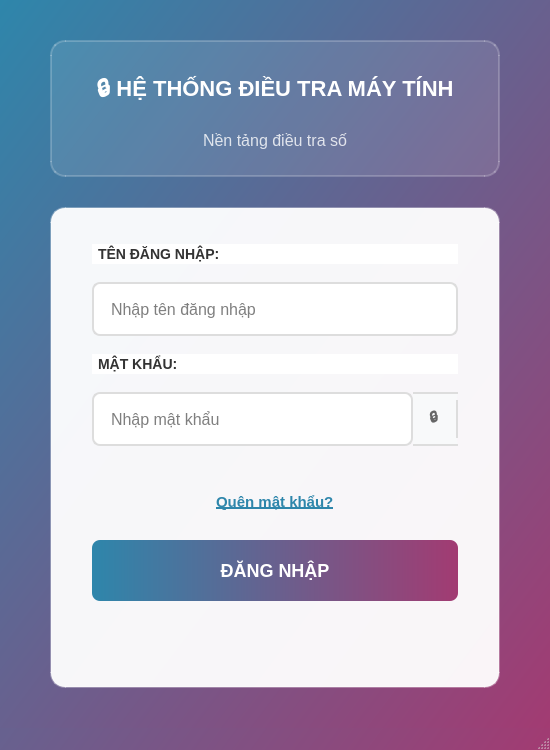
<?xml version="1.0" encoding="UTF-8"?>
<ui version="4.0">
 <class>LoginWindow</class>
 <widget class="QMainWindow" name="LoginWindow">
  <property name="geometry">
   <rect>
    <x>0</x>
    <y>0</y>
    <width>550</width>
    <height>750</height>
   </rect>
  </property>
  <property name="minimumSize">
   <size>
    <width>550</width>
    <height>750</height>
   </size>
  </property>
  <property name="maximumSize">
   <size>
    <width>550</width>
    <height>750</height>
   </size>
  </property>
  <property name="windowTitle">
   <string>Hệ thống điều tra Windows - Đăng nhập</string>
  </property>
  <property name="styleSheet">
   <string notr="true">QMainWindow {
    background: qlineargradient(x1:0, y1:0, x2:1, y2:1, stop:0 #2E86AB, stop:1 #A23B72);
}
QWidget#centralwidget {
    background: qlineargradient(x1:0, y1:0, x2:1, y2:1, stop:0 #2E86AB, stop:1 #A23B72);
}</string>
  </property>
  <widget class="QWidget" name="centralwidget">
   <layout class="QVBoxLayout" name="verticalLayout">
    <property name="leftMargin">
     <number>50</number>
    </property>
    <property name="topMargin">
     <number>40</number>
    </property>
    <property name="rightMargin">
     <number>50</number>
    </property>
    <property name="bottomMargin">
     <number>40</number>
    </property>
    <property name="spacing">
     <number>30</number>
    </property>
    <item>
     <widget class="QFrame" name="logo_frame">
      <property name="styleSheet">
       <string notr="true">QFrame {
    background-color: rgba(255, 255, 255, 0.1);
    border-radius: 15px;
    border: 2px solid rgba(255, 255, 255, 0.2);
}</string>
      </property>
      <property name="frameShape">
       <enum>QFrame::StyledPanel</enum>
      </property>
      <layout class="QVBoxLayout" name="logo_layout">
       <property name="leftMargin">
        <number>20</number>
       </property>
       <property name="topMargin">
        <number>20</number>
       </property>
       <property name="rightMargin">
        <number>20</number>
       </property>
       <property name="bottomMargin">
        <number>20</number>
       </property>
       <item>
        <widget class="QLabel" name="title_label">
         <property name="styleSheet">
          <string notr="true">QLabel {
    color: white;
    font-size: 22px;
    font-weight: bold;
    background: transparent;
    border: none;
    padding: 10px;
}</string>
         </property>
         <property name="text">
          <string>🔒 HỆ THỐNG ĐIỀU TRA MÁY TÍNH</string>
         </property>
         <property name="alignment">
          <set>Qt::AlignCenter</set>
         </property>
        </widget>
       </item>
       <item>
        <widget class="QLabel" name="subtitle_label">
         <property name="styleSheet">
          <string notr="true">QLabel {
    color: rgba(255, 255, 255, 0.8);
    font-size: 16px;
    background: transparent;
    border: none;
    padding: 5px;
}</string>
         </property>
         <property name="text">
          <string>Nền tảng điều tra số</string>
         </property>
         <property name="alignment">
          <set>Qt::AlignCenter</set>
         </property>
        </widget>
       </item>
      </layout>
     </widget>
    </item>
    <item>
     <widget class="QFrame" name="login_frame">
      <property name="styleSheet">
       <string notr="true">QFrame {
    background-color: rgba(255, 255, 255, 0.95);
    border-radius: 15px;
    border: 2px solid rgba(255, 255, 255, 0.3);
}</string>
      </property>
      <property name="frameShape">
       <enum>QFrame::StyledPanel</enum>
      </property>
      <layout class="QVBoxLayout" name="form_layout">
       <property name="leftMargin">
        <number>40</number>
       </property>
       <property name="topMargin">
        <number>35</number>
       </property>
       <property name="rightMargin">
        <number>40</number>
       </property>
       <property name="bottomMargin">
        <number>35</number>
       </property>
       <property name="spacing">
        <number>18</number>
       </property>
       <item>
        <widget class="QLabel" name="username_label">
         <property name="styleSheet">
          <string notr="true">QLabel {
    color: #333;
    font-size: 14px;
    font-weight: bold;
}</string>
         </property>
         <property name="text">
          <string>TÊN ĐĂNG NHẬP:</string>
         </property>
        </widget>
       </item>
       <item>
        <widget class="QLineEdit" name="username_input">
         <property name="placeholderText">
          <string>Nhập tên đăng nhập</string>
         </property>
         <property name="styleSheet">
          <string notr="true">QLineEdit {
    padding: 15px;
    border: 2px solid #ddd;
    border-radius: 8px;
    font-size: 16px;
    background-color: white;
    min-height: 20px;
}
QLineEdit:focus {
    border-color: #2E86AB;
}
QLineEdit::placeholder {
    color: #999;
    font-style: italic;
}</string>
         </property>
        </widget>
       </item>
       <item>
        <widget class="QLabel" name="password_label">
         <property name="styleSheet">
          <string notr="true">QLabel {
    color: #333;
    font-size: 14px;
    font-weight: bold;
}</string>
         </property>
         <property name="text">
          <string>MẬT KHẨU:</string>
         </property>
        </widget>
       </item>
       <item>
        <widget class="QFrame" name="password_container">
         <property name="styleSheet">
          <string notr="true">QFrame { border: none; background: transparent; }</string>
         </property>
         <layout class="QHBoxLayout" name="password_layout">
          <property name="leftMargin">
           <number>0</number>
          </property>
          <property name="topMargin">
           <number>0</number>
          </property>
          <property name="rightMargin">
           <number>0</number>
          </property>
          <property name="bottomMargin">
           <number>0</number>
          </property>
          <property name="spacing">
           <number>0</number>
          </property>
          <item>
           <widget class="QLineEdit" name="password_input">
            <property name="placeholderText">
             <string>Nhập mật khẩu</string>
            </property>
            <property name="echoMode">
             <enum>QLineEdit::Password</enum>
            </property>
            <property name="styleSheet">
             <string notr="true">QLineEdit {
    padding: 15px;
    border: 2px solid #ddd;
    border-radius: 8px;
    font-size: 16px;
    background-color: white;
    min-height: 20px;
}
QLineEdit:focus {
    border-color: #2E86AB;
}
QLineEdit::placeholder {
    color: #999;
    font-style: italic;
}</string>
            </property>
           </widget>
          </item>
          <item>
           <widget class="QPushButton" name="show_password_btn">
            <property name="minimumSize">
             <size>
              <width>45</width>
              <height>54</height>
             </size>
            </property>
            <property name="maximumSize">
             <size>
              <width>45</width>
              <height>54</height>
             </size>
            </property>
            <property name="text">
             <string>🔒</string>
            </property>
            <property name="styleSheet">
             <string notr="true">QPushButton {
    border: 2px solid #ddd;
    border-left: none;
    border-radius: 0px 8px 8px 0px;
    background-color: #f8f9fa;
    font-size: 14px;
    color: #666;
    margin-left: -2px;
    font-weight: bold;
}
QPushButton:hover {
    background-color: #e9ecef;
    color: #2E86AB;
}
QPushButton:pressed {
    background-color: #dee2e6;
}</string>
            </property>
           </widget>
          </item>
         </layout>
        </widget>
       </item>
       <item>
        <widget class="QFrame" name="forgot_password_container">
         <property name="styleSheet">
          <string notr="true">QFrame { background: transparent; border: none; }</string>
         </property>
         <layout class="QHBoxLayout" name="forgot_layout">
          <property name="leftMargin">
           <number>0</number>
          </property>
          <property name="topMargin">
           <number>15</number>
          </property>
          <property name="rightMargin">
           <number>0</number>
          </property>
          <property name="bottomMargin">
           <number>15</number>
          </property>
          <item>
           <spacer name="left_spacer">
            <property name="orientation">
             <enum>Qt::Horizontal</enum>
            </property>
            <property name="sizeHint" stdset="0">
             <size>
              <width>40</width>
              <height>20</height>
             </size>
            </property>
           </spacer>
          </item>
          <item>
           <widget class="QLabel" name="forgot_password_label">
            <property name="styleSheet">
             <string notr="true">QLabel {
    color: #2E86AB;
    font-size: 15px;
    font-weight: 600;
    text-decoration: underline;
    background: transparent;
    border: none;
    padding: 10px;
    min-height: 25px;
}
QLabel:hover {
    color: #1E5F7A;
    font-weight: bold;
}</string>
            </property>
            <property name="text">
             <string>Quên mật khẩu?</string>
            </property>
           </widget>
          </item>
          <item>
           <spacer name="right_spacer">
            <property name="orientation">
             <enum>Qt::Horizontal</enum>
            </property>
            <property name="sizeHint" stdset="0">
             <size>
              <width>40</width>
              <height>20</height>
             </size>
            </property>
           </spacer>
          </item>
         </layout>
        </widget>
       </item>
       <item>
        <widget class="QPushButton" name="login_button">
         <property name="styleSheet">
          <string notr="true">QPushButton {
    padding: 18px;
    background: qlineargradient(x1:0, y1:0, x2:1, y2:0, stop:0 #2E86AB, stop:1 #A23B72);
    color: white;
    border: none;
    border-radius: 8px;
    font-size: 18px;
    font-weight: bold;
    min-height: 25px;
}
QPushButton:hover {
    background: qlineargradient(x1:0, y1:0, x2:1, y2:0, stop:0 #1E5F7A, stop:1 #7A2B52);
}
QPushButton:pressed {
    background: qlineargradient(x1:0, y1:0, x2:1, y2:0, stop:0 #1A4D63, stop:1 #5A1E3A);
}</string>
         </property>
         <property name="text">
          <string>ĐĂNG NHẬP</string>
         </property>
        </widget>
       </item>
       <item>
        <widget class="QLabel" name="error_label">
         <property name="styleSheet">
          <string notr="true">QLabel {
    color: #e74c3c;
    font-size: 14px;
    background: transparent;
    border: none;
    padding: 10px;
    font-weight: bold;
}</string>
         </property>
         <property name="text">
          <string/>
         </property>
         <property name="alignment">
          <set>Qt::AlignCenter</set>
         </property>
         <property name="wordWrap">
          <bool>true</bool>
         </property>
         <property name="visible">
          <bool>false</bool>
         </property>
        </widget>
       </item>
      </layout>
     </widget>
    </item>
    <item>
     <spacer name="verticalSpacer">
      <property name="orientation">
       <enum>Qt::Vertical</enum>
      </property>
      <property name="sizeHint" stdset="0">
       <size>
        <width>20</width>
        <height>40</height>
       </size>
      </property>
     </spacer>
    </item>
   </layout>
  </widget>
  <widget class="QStatusBar" name="statusbar"/>
 </widget>
 <resources/>
 <connections/>
}</ui>
